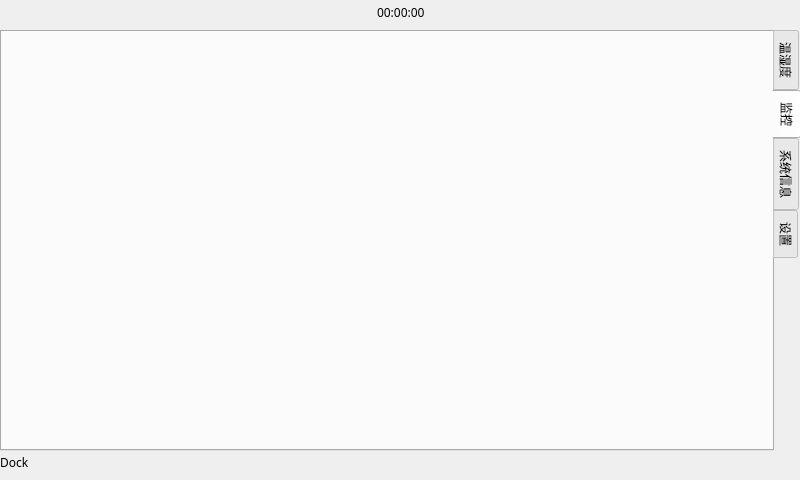
<?xml version="1.0" encoding="UTF-8"?>
<ui version="4.0">
 <class>LogWindow</class>
 <widget class="QWidget" name="LogWindow">
  <property name="geometry">
   <rect>
    <x>0</x>
    <y>0</y>
    <width>800</width>
    <height>480</height>
   </rect>
  </property>
  <property name="sizePolicy">
   <sizepolicy hsizetype="Preferred" vsizetype="Preferred">
    <horstretch>0</horstretch>
    <verstretch>0</verstretch>
   </sizepolicy>
  </property>
  <property name="font">
   <font>
    <family>思源宋体</family>
   </font>
  </property>
  <property name="windowTitle">
   <string>监控平台1.0</string>
  </property>
  <property name="styleSheet">
   <string notr="true"/>
  </property>
  <widget class="QTabWidget" name="tab">
   <property name="geometry">
    <rect>
     <x>0</x>
     <y>30</y>
     <width>801</width>
     <height>421</height>
    </rect>
   </property>
   <property name="font">
    <font>
     <family>思源宋体</family>
     <strikeout>false</strikeout>
    </font>
   </property>
   <property name="styleSheet">
    <string notr="true"/>
   </property>
   <property name="tabPosition">
    <enum>QTabWidget::East</enum>
   </property>
   <property name="tabShape">
    <enum>QTabWidget::Rounded</enum>
   </property>
   <property name="currentIndex">
    <number>1</number>
   </property>
   <property name="documentMode">
    <bool>false</bool>
   </property>
   <property name="tabsClosable">
    <bool>false</bool>
   </property>
   <property name="tabBarAutoHide">
    <bool>false</bool>
   </property>
   <widget class="QWidget" name="tab1">
    <attribute name="title">
     <string>温湿度</string>
    </attribute>
    <widget class="QWidget" name="verticalLayoutWidget">
     <property name="geometry">
      <rect>
       <x>0</x>
       <y>0</y>
       <width>721</width>
       <height>371</height>
      </rect>
     </property>
     <layout class="QVBoxLayout" name="verticalLayout">
      <item>
       <widget class="QCustomPlot" name="mPlot" native="true"/>
      </item>
     </layout>
    </widget>
    <widget class="QPushButton" name="historyButton">
     <property name="geometry">
      <rect>
       <x>620</x>
       <y>380</y>
       <width>81</width>
       <height>31</height>
      </rect>
     </property>
     <property name="styleSheet">
      <string notr="true"/>
     </property>
     <property name="text">
      <string>历史数据</string>
     </property>
    </widget>
    <widget class="QPushButton" name="pushButton">
     <property name="geometry">
      <rect>
       <x>520</x>
       <y>380</y>
       <width>89</width>
       <height>31</height>
      </rect>
     </property>
     <property name="text">
      <string>校正</string>
     </property>
    </widget>
    <widget class="QProgressBar" name="luxBar">
     <property name="geometry">
      <rect>
       <x>10</x>
       <y>380</y>
       <width>301</width>
       <height>31</height>
      </rect>
     </property>
     <property name="maximum">
      <number>10000</number>
     </property>
     <property name="value">
      <number>24</number>
     </property>
     <property name="textVisible">
      <bool>false</bool>
     </property>
     <property name="format">
      <string>%vlux</string>
     </property>
    </widget>
    <widget class="QLabel" name="label_lux">
     <property name="geometry">
      <rect>
       <x>90</x>
       <y>380</y>
       <width>121</width>
       <height>31</height>
      </rect>
     </property>
     <property name="text">
      <string>0lux</string>
     </property>
     <property name="alignment">
      <set>Qt::AlignCenter</set>
     </property>
    </widget>
   </widget>
   <widget class="QWidget" name="tab2">
    <attribute name="title">
     <string>监控</string>
    </attribute>
    <widget class="QLabel" name="label_video">
     <property name="geometry">
      <rect>
       <x>10</x>
       <y>10</y>
       <width>711</width>
       <height>381</height>
      </rect>
     </property>
     <property name="text">
      <string/>
     </property>
    </widget>
   </widget>
   <widget class="QWidget" name="tab3">
    <attribute name="title">
     <string>系统信息</string>
    </attribute>
    <widget class="QToolBox" name="toolBox_2">
     <property name="geometry">
      <rect>
       <x>0</x>
       <y>0</y>
       <width>721</width>
       <height>411</height>
      </rect>
     </property>
     <property name="currentIndex">
      <number>0</number>
     </property>
     <widget class="QWidget" name="page_3">
      <property name="geometry">
       <rect>
        <x>0</x>
        <y>0</y>
        <width>721</width>
        <height>337</height>
       </rect>
      </property>
      <attribute name="label">
       <string>环境信息</string>
      </attribute>
     </widget>
     <widget class="QWidget" name="page_4">
      <property name="geometry">
       <rect>
        <x>0</x>
        <y>0</y>
        <width>98</width>
        <height>28</height>
       </rect>
      </property>
      <attribute name="label">
       <string>本地数据库</string>
      </attribute>
      <widget class="QGroupBox" name="groupBox">
       <property name="geometry">
        <rect>
         <x>10</x>
         <y>0</y>
         <width>211</width>
         <height>151</height>
        </rect>
       </property>
       <property name="title">
        <string>驱动</string>
       </property>
       <property name="alignment">
        <set>Qt::AlignLeading|Qt::AlignLeft|Qt::AlignVCenter</set>
       </property>
       <widget class="QWidget" name="formLayoutWidget">
        <property name="geometry">
         <rect>
          <x>10</x>
          <y>30</y>
          <width>191</width>
          <height>111</height>
         </rect>
        </property>
        <layout class="QFormLayout" name="formLayout">
         <item row="0" column="0">
          <widget class="QLabel" name="label_2">
           <property name="text">
            <string>类型：</string>
           </property>
          </widget>
         </item>
         <item row="0" column="1">
          <widget class="QLabel" name="label_localdb_driver">
           <property name="text">
            <string>unknown</string>
           </property>
          </widget>
         </item>
         <item row="1" column="0">
          <widget class="QLabel" name="label_4">
           <property name="text">
            <string>版本：</string>
           </property>
          </widget>
         </item>
         <item row="1" column="1">
          <widget class="QLabel" name="label_localdb_driver_version">
           <property name="text">
            <string>unknown</string>
           </property>
          </widget>
         </item>
        </layout>
       </widget>
      </widget>
      <widget class="QGroupBox" name="groupBox_2">
       <property name="geometry">
        <rect>
         <x>250</x>
         <y>0</y>
         <width>461</width>
         <height>151</height>
        </rect>
       </property>
       <property name="title">
        <string>数据文件</string>
       </property>
       <widget class="QWidget" name="formLayoutWidget_2">
        <property name="geometry">
         <rect>
          <x>10</x>
          <y>30</y>
          <width>441</width>
          <height>31</height>
         </rect>
        </property>
        <layout class="QFormLayout" name="formLayout_2">
         <item row="0" column="0">
          <widget class="QLabel" name="label_3">
           <property name="sizePolicy">
            <sizepolicy hsizetype="Preferred" vsizetype="Preferred">
             <horstretch>0</horstretch>
             <verstretch>0</verstretch>
            </sizepolicy>
           </property>
           <property name="minimumSize">
            <size>
             <width>45</width>
             <height>0</height>
            </size>
           </property>
           <property name="text">
            <string>路径：</string>
           </property>
          </widget>
         </item>
         <item row="0" column="1">
          <widget class="QLabel" name="label_localdb_path">
           <property name="enabled">
            <bool>true</bool>
           </property>
           <property name="maximumSize">
            <size>
             <width>388</width>
             <height>16777215</height>
            </size>
           </property>
           <property name="frameShape">
            <enum>QFrame::NoFrame</enum>
           </property>
           <property name="text">
            <string>unknown</string>
           </property>
           <property name="scaledContents">
            <bool>false</bool>
           </property>
           <property name="textInteractionFlags">
            <set>Qt::NoTextInteraction</set>
           </property>
          </widget>
         </item>
        </layout>
       </widget>
       <widget class="QWidget" name="formLayoutWidget_3">
        <property name="geometry">
         <rect>
          <x>200</x>
          <y>60</y>
          <width>251</width>
          <height>81</height>
         </rect>
        </property>
        <layout class="QFormLayout" name="formLayout_3">
         <property name="labelAlignment">
          <set>Qt::AlignLeading|Qt::AlignLeft|Qt::AlignVCenter</set>
         </property>
         <item row="0" column="0">
          <widget class="QLabel" name="label_5">
           <property name="text">
            <string>数据表</string>
           </property>
          </widget>
         </item>
         <item row="0" column="1">
          <widget class="QListWidget" name="listWidget"/>
         </item>
        </layout>
       </widget>
       <widget class="QWidget" name="formLayoutWidget_4">
        <property name="geometry">
         <rect>
          <x>10</x>
          <y>60</y>
          <width>181</width>
          <height>80</height>
         </rect>
        </property>
        <layout class="QFormLayout" name="formLayout_4">
         <item row="0" column="0">
          <widget class="QLabel" name="label_6">
           <property name="text">
            <string>大小：</string>
           </property>
          </widget>
         </item>
         <item row="0" column="1">
          <widget class="QLabel" name="label_localdb_size">
           <property name="text">
            <string>unknown</string>
           </property>
          </widget>
         </item>
        </layout>
       </widget>
      </widget>
     </widget>
    </widget>
   </widget>
   <widget class="QWidget" name="tabSettings">
    <property name="layoutDirection">
     <enum>Qt::LeftToRight</enum>
    </property>
    <attribute name="title">
     <string>设置</string>
    </attribute>
    <widget class="QToolBox" name="toolBox">
     <property name="geometry">
      <rect>
       <x>0</x>
       <y>0</y>
       <width>721</width>
       <height>411</height>
      </rect>
     </property>
     <property name="currentIndex">
      <number>0</number>
     </property>
     <widget class="QWidget" name="page">
      <property name="geometry">
       <rect>
        <x>0</x>
        <y>0</y>
        <width>721</width>
        <height>337</height>
       </rect>
      </property>
      <attribute name="label">
       <string>实时环境监测</string>
      </attribute>
     </widget>
     <widget class="QWidget" name="page_2">
      <property name="geometry">
       <rect>
        <x>0</x>
        <y>0</y>
        <width>98</width>
        <height>28</height>
       </rect>
      </property>
      <attribute name="label">
       <string>Page 2</string>
      </attribute>
     </widget>
    </widget>
   </widget>
  </widget>
  <widget class="QWidget" name="horizontalLayoutWidget">
   <property name="geometry">
    <rect>
     <x>0</x>
     <y>0</y>
     <width>801</width>
     <height>25</height>
    </rect>
   </property>
   <layout class="QHBoxLayout" name="horizontalLayout">
    <property name="sizeConstraint">
     <enum>QLayout::SetDefaultConstraint</enum>
    </property>
    <item>
     <spacer name="horizontalSpacer_2">
      <property name="orientation">
       <enum>Qt::Horizontal</enum>
      </property>
      <property name="sizeHint" stdset="0">
       <size>
        <width>40</width>
        <height>20</height>
       </size>
      </property>
     </spacer>
    </item>
    <item>
     <widget class="QLabel" name="timeLabel">
      <property name="styleSheet">
       <string notr="true"/>
      </property>
      <property name="text">
       <string>00:00:00</string>
      </property>
     </widget>
    </item>
    <item>
     <spacer name="horizontalSpacer">
      <property name="orientation">
       <enum>Qt::Horizontal</enum>
      </property>
      <property name="sizeHint" stdset="0">
       <size>
        <width>40</width>
        <height>20</height>
       </size>
      </property>
     </spacer>
    </item>
   </layout>
  </widget>
  <widget class="QWidget" name="horizontalLayoutWidget_2">
   <property name="geometry">
    <rect>
     <x>0</x>
     <y>450</y>
     <width>801</width>
     <height>25</height>
    </rect>
   </property>
   <layout class="QHBoxLayout" name="horizontalLayout_2">
    <item>
     <widget class="QLabel" name="label">
      <property name="text">
       <string>Dock</string>
      </property>
     </widget>
    </item>
    <item>
     <spacer name="horizontalSpacer_3">
      <property name="orientation">
       <enum>Qt::Horizontal</enum>
      </property>
      <property name="sizeHint" stdset="0">
       <size>
        <width>40</width>
        <height>20</height>
       </size>
      </property>
     </spacer>
    </item>
   </layout>
  </widget>
 </widget>
 <customwidgets>
  <customwidget>
   <class>QCustomPlot</class>
   <extends>QWidget</extends>
   <header location="global">window/util/qcustomplot.h</header>
   <container>1</container>
  </customwidget>
 </customwidgets>
 <resources/>
 <connections/>
</ui>
